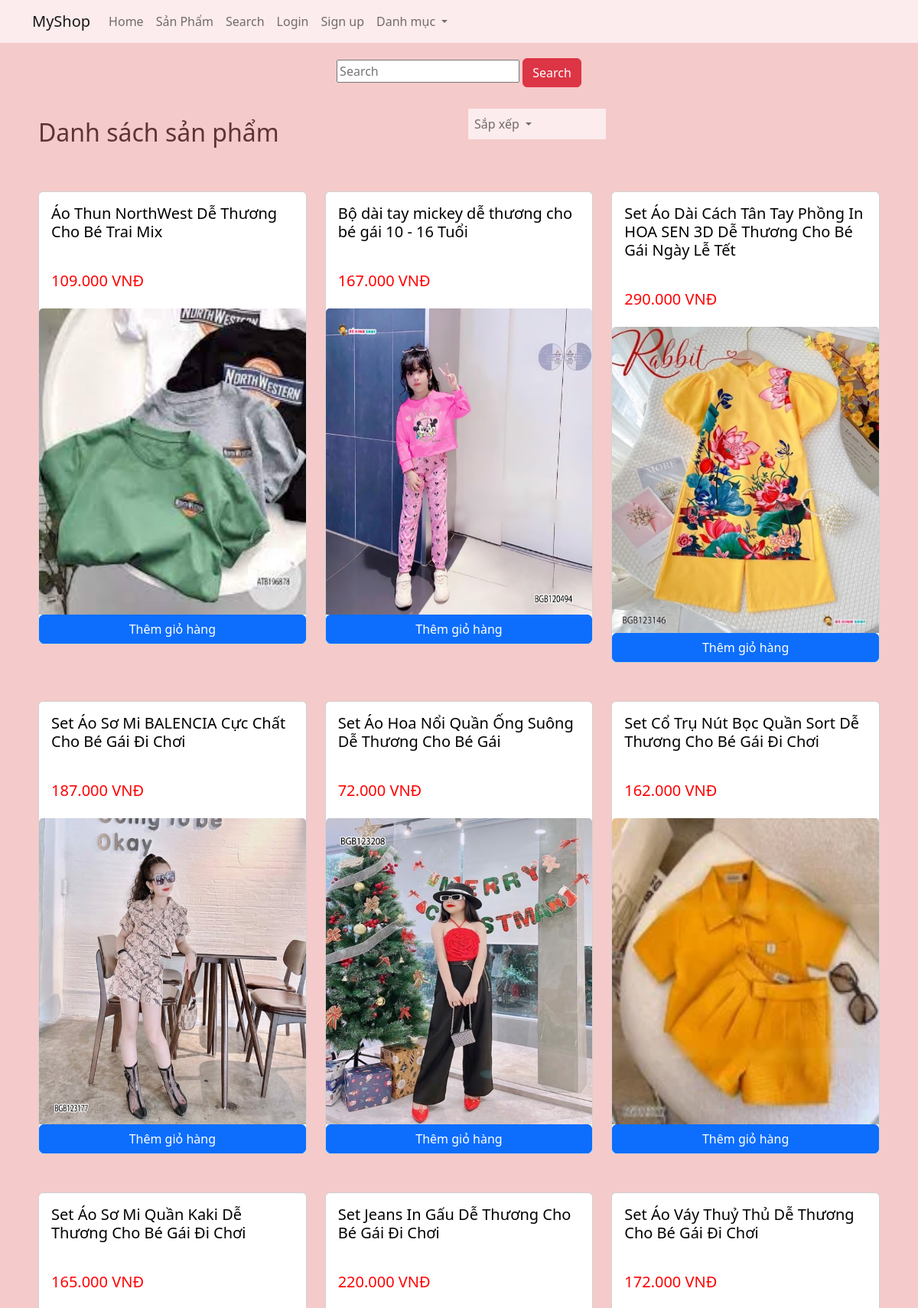
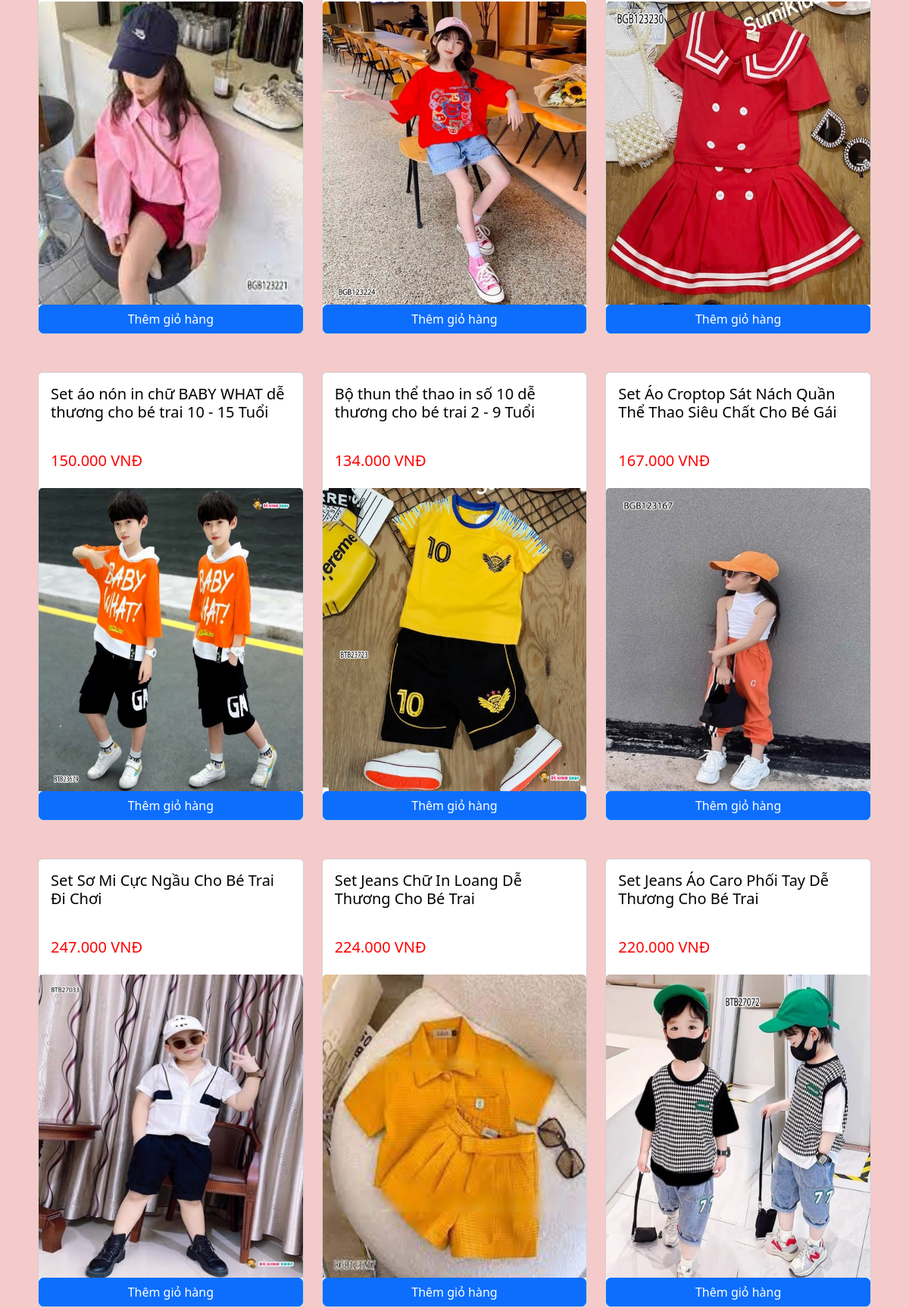
Page /ds.php (upper part) on the committed database (2 pictures, top to bottom).
### tables this page shows
CREATE TABLE `sanpham` (
  `hinh` text NOT NULL,
  `masp` varchar(50) NOT NULL,
  `tensp` text NOT NULL,
  `gia` int NOT NULL,
  `thietKe` text NOT NULL,
  `loaisp` int NOT NULL
);

### class/Product.php (called while the page is built, shortened)
<?php
class Product
{
    public static function getAll($pdo) {
        $sql = "SELECT * FROM sanpham";
        $stmt = $pdo->prepare($sql);
        if ($stmt->execute()) {
            $stmt->setFetchMode(PDO::FETCH_CLASS, 'Product');
            return $stmt->fetchAll();
        }
    }
}

### ds.php (the view, shortened to what this page needs)
<?php
require 'class/Database.php';
require 'class/Product.php';
$sx="Sắp xếp";
$db = new Database();
$pdo = $db->getConnect();
$data = Product::getAll($pdo);
?>
<?php require 'inc/header.php'; ?>
<div class="text-center" style="margin-top: 20px;">
    <form method="post">
        <input type="search" name="search" value="" placeholder="Search">
        <button type="submit" class="btn btn-danger" name="Search">Search</button>
    </form>
</div>
<div class="row" style="margin-top: 20px;">
    <div class="col-6">
        <h2 style="padding-top: 20px;padding-left: 50px;color: #5e3434;">Danh sách sản phẩm</h2>
    </div>
    <div class="col-2">
    <nav class="navbar navbar-expand">
        <div class="collapse navbar-collapse" id="navbarNavDarkDropdown" style="background-color: #fceced; ">
            <ul class="navbar-nav">
                <li class="nav-item dropdown">
                    <a class="nav-link dropdown-toggle" href="#" role="button" data-bs-toggle="dropdown" aria-expanded="false" >
                    <?= $sx?>
                    </a>
                </li>
            </ul>
        </div>
        </nav>
    </div>
</div>
<div class="row" style="padding-left: 50px;padding-right:50px; margin-bottom: 30px;">
 <?php foreach ($data as $row): ?>
        <div class="col-4 " style="padding-top: 50px;">
            <div class="card h-80 ">
            <?php foreach($row as $key=>$value):?>
             <?php if ($key == 'hinh') : ?>
                 <img class="card-img-top" src="image/<?= $value ?>" style="width: 100%; height: 400px;">
                     <?php elseif ($key == 'tensp'): ?>
                         <h5 class="card-body"><a href="product.php?id=<?= $row->masp ?>" style="color: black; text-decoration: none;height: 80px;"><?= $value ?></a></h5>
                    <?php elseif ($key == 'gia') : ?>
                        <h5 class="card-body" style="color: red;"><?= number_format($value, 0, ',', '.') ?> VNĐ</h5>
             <?php endif; ?>
            <?php endforeach;?>
            <?php  if(isset($_SESSION['log_detail'])):?>
                <a href="ds.php?action=addcart&proid=<?= $row->masp ?>" style="color: white; text-decoration: none;" class="btn btn-primary">Thêm giỏ hàng</a>
            <?php else:?>
                <a href="login.php" style="color: white; text-decoration: none;" class="btn btn-primary">Thêm giỏ hàng</a>
            <?php endif; ?>
            </div>
            </div>
        <?php endforeach;?>
 </div>
<?php require 'inc/footer.php'; ?>

### rows in the picture
sanpham: value "Áo Thun NorthWest Dễ Thương Cho Bé Trai Mix", value "109.000"
sanpham: value "Bộ dài tay mickey dễ thương cho bé gái 10 - 16 Tuổi", value "167.000"
sanpham: value "Set Áo Dài Cách Tân Tay Phồng In HOA SEN 3D Dễ Thương Cho Bé Gái Ngày Lễ Tết", value "290.000"
sanpham: value "Set Áo Sơ Mi BALENCIA Cực Chất Cho Bé Gái Đi Chơi", value "187.000"
sanpham: value "Set Áo Hoa Nổi Quần Ống Suông Dễ Thương Cho Bé Gái", value "72.000"
sanpham: value "Set Cổ Trụ Nút Bọc Quần Sort Dễ Thương Cho Bé Gái Đi Chơi", value "162.000"
sanpham: value "Set Áo Sơ Mi Quần Kaki Dễ Thương Cho Bé Gái Đi Chơi", value "165.000"
sanpham: value "Set Jeans In Gấu Dễ Thương Cho Bé Gái Đi Chơi", value "220.000"
sanpham: value "Set Áo Váy Thuỷ Thủ Dễ Thương Cho Bé Gái Đi Chơi", value "172.000"
sanpham: value "Set áo nón in chữ BABY WHAT dễ thương cho bé trai 10 - 15 Tuổi", value "150.000"
sanpham: value "Bộ thun thể thao in số 10 dễ thương cho bé trai 2 - 9 Tuổi", value "134.000"
sanpham: value "Set Áo Croptop Sát Nách Quần Thể Thao Siêu Chất Cho Bé Gái", value "167.000"
sanpham: value "Set Sơ Mi Cực Ngầu Cho Bé Trai Đi Chơi", value "247.000"
sanpham: value "Set Jeans Chữ In Loang Dễ Thương Cho Bé Trai", value "224.000"
sanpham: value "Set Jeans Áo Caro Phối Tay Dễ Thương Cho Bé Trai", value "220.000"

### other values in the picture
$sx "Sắp xếp"
